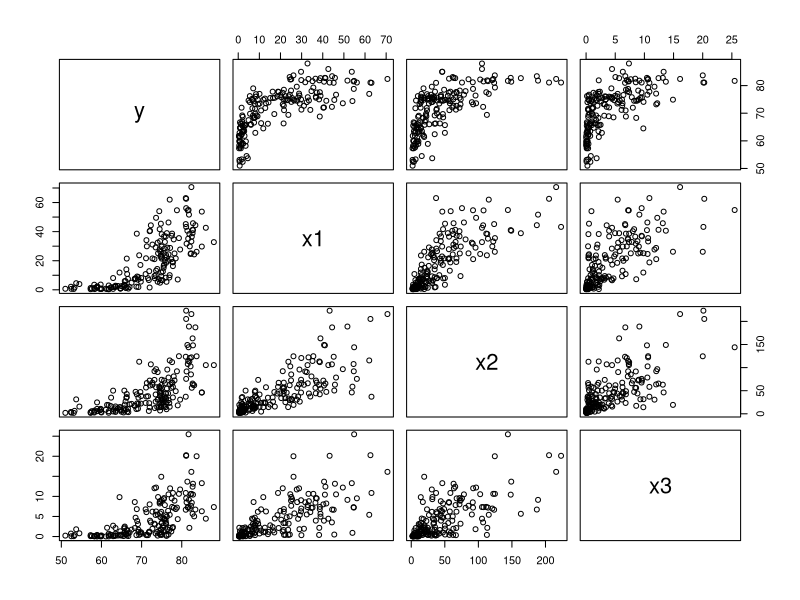

Here is the R script that generated this plot:
## ---- chunk 1
le <- read.csv("../../datasets/life_expectancy.csv")
## ---- chunk 2
y <- le$X2015Life.expectancy
x1 <- le$Medical.doctors
x2 <- le$Nurses
x3 <- le$Pharmacists
## ---- chunk 3
model_slr <- lm(y ~ x1)
anova_slr <- anova(model_slr)
anova_slr
## ---- chunk 4
model_mlr <- lm(y ~ x1 + x2 + x3)
anova_mlr <- anova(model_mlr)
anova_mlr
## ---- chunk 5
ssr_x1 <- anova_slr["x1", "Sum Sq"]
## ---- chunk 6
sse_x1 <- anova_slr["Residuals", "Sum Sq"]
## ---- chunk 7
ssr_x12 <- sum(anova_mlr[c("x1", "x2"), "Sum Sq"])
ssr_x2_x1 <- ssr_x12 - ssr_x1
## ---- chunk 8
ssr_x123 <- sum(anova_mlr[c("x1", "x2", "x3"), "Sum Sq"])
## ---- chunk 9
f_star_3 <- anova_mlr["x3", "F value"]
## ---- chunk 10
sse_x123 <- anova_mlr["Residuals", "Sum Sq"]
## ---- chunk 11
n <- length(y)
ssr_x3_x12 <- f_star_3 * sse_x123 / (n - 4)
## ---- chunk 12
ssr_x2_x1 <- ssr_x123 - ssr_x1 - ssr_x3_x12
## ---- chunk 13
ssto <- sse_x1 + ssr_x1
sse_x12 <- ssto - ssr_x12
## ---- chunk 14
f_star_x2_x1 <- ssr_x2_x1 / (sse_x12 / (n - 3))
## ---- chunk 15
alpha <- 0.05
p_reduced <- 2
p_full <- 3
df_reduced <- n - p_reduced
df_full <- n - p_full
f_crit <- qf(1 - alpha, df_reduced - df_full, df_full)
## ---- chunk 16
f_star_x1 <- ssr_x1 / (sse_x1 / (n - 2))
## ---- chunk 17
p_reduced <- 1
p_full <- 2
df_reduced <- n - p_reduced
df_full <- n - p_full
f_crit <- qf(1 - alpha, df_reduced - df_full, df_full)
## ---- chunk 18
p_reduced <- 2
p_full <- 4
df_reduced <- n - p_reduced
df_full <- n - p_full
ssr_x23_x1 <- sum(anova_mlr[c("x2", "x3"), "Sum Sq"])
f_star_x23_x1 <- (
  (ssr_x23_x1 / (df_reduced - df_full))
  / (sse_x123 / (df_full))
)
## ---- chunk 19
f_crit <- qf(1 - alpha, df_reduced - df_full, df_full)
## ---- chunk 20
anova_mlr
## ---- chunk 21
ssr_x1 <- anova_mlr["x1", "Sum Sq"]
ssr_x12 <- sum(anova_mlr[c("x1", "x2"), "Sum Sq"])
ssr_x2_x1 <- ssr_x12 - ssr_x1
ssto <- sum(anova_mlr[, "Sum Sq"])
sse_x1 <- ssto - ssr_x1
r_sq_2_1 <- ssr_x2_x1 / sse_x1
## ---- chunk 22
ssr_x3_x12 <- anova_mlr["x3", "Sum Sq"]
sse_x12 <- ssto - ssr_x12
r_sq_3_12 <- ssr_x3_x12 / sse_x12
## ---- chunk 23
df <- data.frame(y, x1, x2, x3)
cm <- cor(df)
cm
## ---- chunk 24
plot(df)
## ---- chunk 25
anova_mlr
## ---- chunk 26
library(car)
Anova(model_mlr, type = "II")
